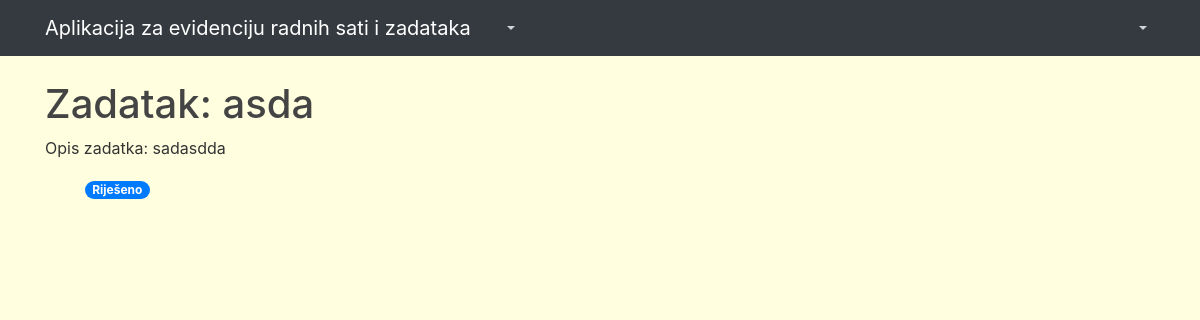
The page /zadaci/2 (signed in) on the database its author committed.
### app/models.py (models this page shows, shortened)
class ListaZadataka(models.Model):
	naziv = models.CharField(max_length=100)
	opis = models.TextField(max_length = 600)
	korisnik = models.ForeignKey(User, on_delete=models.CASCADE ,null = True, blank = True,verbose_name = 'Korisnik' )
	STATUS = (
		('u', 'U Tijeku'),
		('r', 'Riješeno'),)
	status = models.CharField(max_length=1,choices=STATUS,blank=True,default='u',)
	class Meta:
		verbose_name_plural = "Kreirani zadaci"

### app/views.py (the view)
# urls.py: path('zadaci/<int:pk>',views.ZDetail.as_view(), name='zadatak-detail'),
class ZDetail(LoginRequiredMixin,DetailView):
    model = ListaZadataka
    template_name ='app/zadaci_detail.html'

### app/templates/app/zadaci_detail.html
{% extends "app/base.html" %}
{% block content %}
<h1>Zadatak: {{ listazadataka.naziv }} </h1>
<p>Opis zadatka: {{listazadataka.opis}}</p>
<ul>
<span class="badge badge-primary badge-pill">{{listazadataka.get_status_display}}</span>
 </ul>
{% endblock %}

### app/static/app/main.css (style rules this page uses)
body { background: #fafafa; color: #333333; margin-top: 5rem; }
h1, h2, h3, h4, h5, h6 { color: #444444; }
ul { margin: 0; }

### app/templates/app/base.html (style rules this page uses)
body { background-color: #FFFFE0; }

### rows shown on the page
ListaZadataka: naziv "asda", opis "sadasdda", status "Riješeno"
